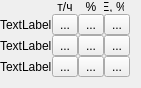
   <widget class="QWidget" name="gridLayoutWidget_5">
    <property name="geometry">
     <rect>
      <x>650</x>
      <y>70</y>
      <width>141</width>
      <height>81</height>
     </rect>
    </property>
    <layout class="QGridLayout" name="table1_5" rowstretch="0,0,0,0" columnstretch="0,0,0,0">
     <property name="sizeConstraint">
      <enum>QLayout::SetMinAndMaxSize</enum>
     </property>
     <property name="leftMargin">
      <number>0</number>
     </property>
     <property name="topMargin">
      <number>0</number>
     </property>
     <property name="spacing">
      <number>0</number>
     </property>
     <item row="3" column="3">
      <widget class="QToolButton" name="toolButton_82">
       <property name="sizePolicy">
        <sizepolicy hsizetype="Expanding" vsizetype="Expanding">
         <horstretch>10</horstretch>
         <verstretch>10</verstretch>
        </sizepolicy>
       </property>
       <property name="text">
        <string>...</string>
       </property>
      </widget>
     </item>
     <item row="1" column="1">
      <widget class="QToolButton" name="toolButton_83">
       <property name="sizePolicy">
        <sizepolicy hsizetype="Expanding" vsizetype="Expanding">
         <horstretch>10</horstretch>
         <verstretch>10</verstretch>
        </sizepolicy>
       </property>
       <property name="text">
        <string>...</string>
       </property>
      </widget>
     </item>
     <item row="1" column="0">
      <widget class="QLabel" name="label_75">
       <property name="maximumSize">
        <size>
         <width>100</width>
         <height>100</height>
        </size>
       </property>
       <property name="text">
        <string>TextLabel</string>
       </property>
      </widget>
     </item>
     <item row="2" column="1">
      <widget class="QToolButton" name="toolButton_84">
       <property name="sizePolicy">
        <sizepolicy hsizetype="Expanding" vsizetype="Expanding">
         <horstretch>10</horstretch>
         <verstretch>10</verstretch>
        </sizepolicy>
       </property>
       <property name="text">
        <string>...</string>
       </property>
      </widget>
     </item>
     <item row="3" column="0">
      <widget class="QLabel" name="label_7">
       <property name="maximumSize">
        <size>
         <width>100</width>
         <height>100</height>
        </size>
       </property>
       <property name="text">
        <string>TextLabel</string>
       </property>
      </widget>
     </item>
     <item row="2" column="0">
      <widget class="QLabel" name="label_8">
       <property name="maximumSize">
        <size>
         <width>100</width>
         <height>100</height>
        </size>
       </property>
       <property name="text">
        <string>TextLabel</string>
       </property>
      </widget>
     </item>
     <item row="1" column="3">
      <widget class="QToolButton" name="toolButton_85">
       <property name="sizePolicy">
        <sizepolicy hsizetype="Expanding" vsizetype="Expanding">
         <horstretch>0</horstretch>
         <verstretch>0</verstretch>
        </sizepolicy>
       </property>
       <property name="text">
        <string>...</string>
       </property>
      </widget>
     </item>
     <item row="2" column="2">
      <widget class="QToolButton" name="toolButton_86">
       <property name="sizePolicy">
        <sizepolicy hsizetype="Expanding" vsizetype="Expanding">
         <horstretch>10</horstretch>
         <verstretch>10</verstretch>
        </sizepolicy>
       </property>
       <property name="text">
        <string>...</string>
       </property>
      </widget>
     </item>
     <item row="3" column="2">
      <widget class="QToolButton" name="toolButton_87">
       <property name="sizePolicy">
        <sizepolicy hsizetype="Expanding" vsizetype="Expanding">
         <horstretch>0</horstretch>
         <verstretch>0</verstretch>
        </sizepolicy>
       </property>
       <property name="text">
        <string>...</string>
       </property>
      </widget>
     </item>
     <item row="2" column="3">
      <widget class="QToolButton" name="toolButton_88">
       <property name="sizePolicy">
        <sizepolicy hsizetype="Expanding" vsizetype="Expanding">
         <horstretch>10</horstretch>
         <verstretch>10</verstretch>
        </sizepolicy>
       </property>
       <property name="text">
        <string>...</string>
       </property>
      </widget>
     </item>
     <item row="3" column="1">
      <widget class="QToolButton" name="toolButton_89">
       <property name="sizePolicy">
        <sizepolicy hsizetype="Expanding" vsizetype="Expanding">
         <horstretch>0</horstretch>
         <verstretch>0</verstretch>
        </sizepolicy>
       </property>
       <property name="text">
        <string>...</string>
       </property>
      </widget>
     </item>
     <item row="0" column="3">
      <widget class="QLabel" name="label_76">
       <property name="maximumSize">
        <size>
         <width>20</width>
         <height>10</height>
        </size>
       </property>
       <property name="text">
        <string>E, %</string>
       </property>
       <property name="textFormat">
        <enum>Qt::AutoText</enum>
       </property>
       <property name="alignment">
        <set>Qt::AlignCenter</set>
       </property>
      </widget>
     </item>
     <item row="0" column="2">
      <widget class="QLabel" name="label_77">
       <property name="text">
        <string>%</string>
       </property>
       <property name="textFormat">
        <enum>Qt::AutoText</enum>
       </property>
       <property name="alignment">
        <set>Qt::AlignCenter</set>
       </property>
      </widget>
     </item>
     <item row="0" column="1">
      <widget class="QLabel" name="label_78">
       <property name="text">
        <string>т/ч</string>
       </property>
       <property name="textFormat">
        <enum>Qt::AutoText</enum>
       </property>
       <property name="alignment">
        <set>Qt::AlignCenter</set>
       </property>
      </widget>
     </item>
     <item row="1" column="2">
      <widget class="QToolButton" name="toolButton_90">
       <property name="sizePolicy">
        <sizepolicy hsizetype="Expanding" vsizetype="Expanding">
         <horstretch>10</horstretch>
         <verstretch>10</verstretch>
        </sizepolicy>
       </property>
       <property name="text">
        <string>...</string>
       </property>
      </widget>
     </item>
    </layout>
   </widget>
